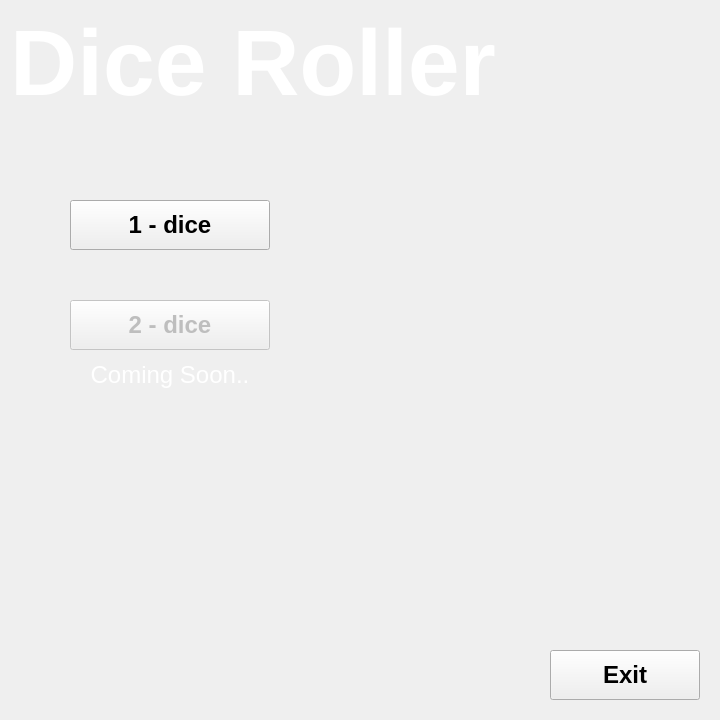
<?xml version="1.0" encoding="UTF-8"?>
<ui version="4.0">
 <class>MainWindow</class>
 <widget class="QMainWindow" name="MainWindow">
  <property name="geometry">
   <rect>
    <x>0</x>
    <y>0</y>
    <width>720</width>
    <height>720</height>
   </rect>
  </property>
  <property name="minimumSize">
   <size>
    <width>720</width>
    <height>720</height>
   </size>
  </property>
  <property name="maximumSize">
   <size>
    <width>720</width>
    <height>720</height>
   </size>
  </property>
  <property name="windowTitle">
   <string>MainWindow</string>
  </property>
  <widget class="QWidget" name="centralwidget">
   <widget class="QLabel" name="HomePage_Pixmap">
    <property name="enabled">
     <bool>true</bool>
    </property>
    <property name="geometry">
     <rect>
      <x>0</x>
      <y>0</y>
      <width>720</width>
      <height>720</height>
     </rect>
    </property>
    <property name="minimumSize">
     <size>
      <width>720</width>
      <height>720</height>
     </size>
    </property>
    <property name="maximumSize">
     <size>
      <width>720</width>
      <height>720</height>
     </size>
    </property>
    <property name="text">
     <string/>
    </property>
    <property name="pixmap">
     <pixmap>../KESZ/HomePage.png</pixmap>
    </property>
    <property name="scaledContents">
     <bool>true</bool>
    </property>
   </widget>
   <widget class="QPushButton" name="OneDiceButton">
    <property name="geometry">
     <rect>
      <x>70</x>
      <y>200</y>
      <width>200</width>
      <height>50</height>
     </rect>
    </property>
    <property name="font">
     <font>
      <pointsize>18</pointsize>
      <weight>75</weight>
      <bold>true</bold>
     </font>
    </property>
    <property name="autoFillBackground">
     <bool>false</bool>
    </property>
    <property name="text">
     <string>1 - dice</string>
    </property>
    <property name="autoDefault">
     <bool>false</bool>
    </property>
    <property name="default">
     <bool>false</bool>
    </property>
    <property name="flat">
     <bool>false</bool>
    </property>
   </widget>
   <widget class="QPushButton" name="ExitButton">
    <property name="enabled">
     <bool>true</bool>
    </property>
    <property name="geometry">
     <rect>
      <x>550</x>
      <y>650</y>
      <width>150</width>
      <height>50</height>
     </rect>
    </property>
    <property name="font">
     <font>
      <pointsize>18</pointsize>
      <weight>75</weight>
      <bold>true</bold>
     </font>
    </property>
    <property name="text">
     <string>Exit</string>
    </property>
   </widget>
   <widget class="QLabel" name="Title_Label">
    <property name="geometry">
     <rect>
      <x>10</x>
      <y>10</y>
      <width>720</width>
      <height>100</height>
     </rect>
    </property>
    <property name="font">
     <font>
      <pointsize>70</pointsize>
      <weight>75</weight>
      <italic>false</italic>
      <bold>true</bold>
      <underline>false</underline>
     </font>
    </property>
    <property name="lineWidth">
     <number>4</number>
    </property>
    <property name="text">
     <string>&lt;html&gt;&lt;head/&gt;&lt;body&gt;&lt;p&gt;&lt;span style=&quot; color:#ffffff;&quot;&gt;Dice Roller&lt;/span&gt;&lt;/p&gt;&lt;/body&gt;&lt;/html&gt;</string>
    </property>
    <property name="textFormat">
     <enum>Qt::AutoText</enum>
    </property>
   </widget>
   <widget class="QPushButton" name="TwoDiceButton">
    <property name="enabled">
     <bool>false</bool>
    </property>
    <property name="geometry">
     <rect>
      <x>70</x>
      <y>300</y>
      <width>200</width>
      <height>50</height>
     </rect>
    </property>
    <property name="font">
     <font>
      <pointsize>18</pointsize>
      <weight>75</weight>
      <bold>true</bold>
     </font>
    </property>
    <property name="text">
     <string>2 - dice</string>
    </property>
   </widget>
   <widget class="QLabel" name="Coming_Soon_Label">
    <property name="geometry">
     <rect>
      <x>70</x>
      <y>350</y>
      <width>200</width>
      <height>50</height>
     </rect>
    </property>
    <property name="font">
     <font>
      <pointsize>18</pointsize>
     </font>
    </property>
    <property name="text">
     <string>&lt;html&gt;&lt;head/&gt;&lt;body&gt;&lt;p&gt;&lt;span style=&quot; color:#ffffff;&quot;&gt;Coming Soon..&lt;/span&gt;&lt;/p&gt;&lt;/body&gt;&lt;/html&gt;</string>
    </property>
    <property name="alignment">
     <set>Qt::AlignCenter</set>
    </property>
    <property name="wordWrap">
     <bool>false</bool>
    </property>
   </widget>
  </widget>
 </widget>
 <resources/>
 <connections/>
</ui>
